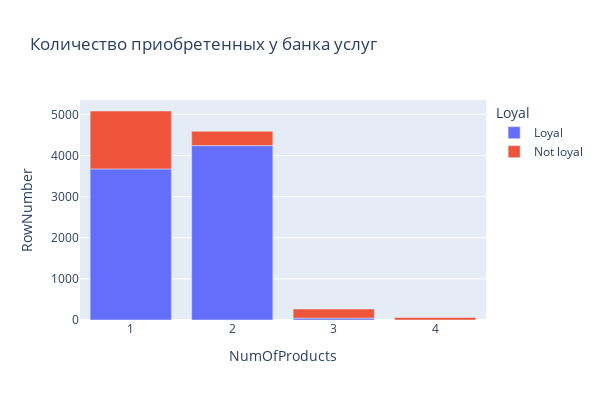

Notebook source saved alongside this figure:
### Markdown cell above
9.7. Как отток клиентов зависит от числа приобретённых у банка услуг? Для ответа на этот вопрос постройте многоуровневую столбчатую диаграмму.
______________________________________________________________________________________________________________________________________________________________________________________________

### Code cell
clients_group_5 = churn_df.groupby(['NumOfProducts', 'Loyal'], as_index=False).count()
px.bar(
    data_frame=clients_group_5,
    x='NumOfProducts',
    y='RowNumber',
    color='Loyal',
    height=400,
    width=600,
    title='Количество приобретенных у банка услуг'
)

### Figure 1 — Plotly figure (JSON) as saved in the notebook; plotly's stock layout.template omitted (floating-point values rounded to 4 significant figures)
{"data": [{"alignmentgroup": "True", "hovertemplate": "Loyal=Loyal<br>NumOfProducts=%{x}<br>RowNumber=%{y}<extra></extra>", "legendgroup": "Loyal", "marker": {"color": "#636efa", "pattern": {"shape": ""}}, "name": "Loyal", "offsetgroup": "Loyal", "orientation": "v", "showlegend": true, "textposition": "auto", "type": "bar", "x": [1, 2, 3], "xaxis": "x", "y": [3675, 4242, 46], "yaxis": "y"}, {"alignmentgroup": "True", "hovertemplate": "Loyal=Not loyal<br>NumOfProducts=%{x}<br>RowNumber=%{y}<extra></extra>", "legendgroup": "Not loyal", "marker": {"color": "#EF553B", "pattern": {"shape": ""}}, "name": "Not loyal", "offsetgroup": "Not loyal", "orientation": "v", "showlegend": true, "textposition": "auto", "type": "bar", "x": [1, 2, 3, 4], "xaxis": "x", "y": [1409, 348, 220, 60], "yaxis": "y"}], "layout": {"barmode": "relative", "height": 400, "legend": {"title": {"text": "Loyal"}, "tracegroupgap": 0}, "title": {"text": "Количество приобретенных у банка услуг"}, "width": 600, "xaxis": {"anchor": "y", "domain": [0, 1], "title": {"text": "NumOfProducts"}}, "yaxis": {"anchor": "x", "domain": [0, 1], "title": {"text": "RowNumber"}}}}
